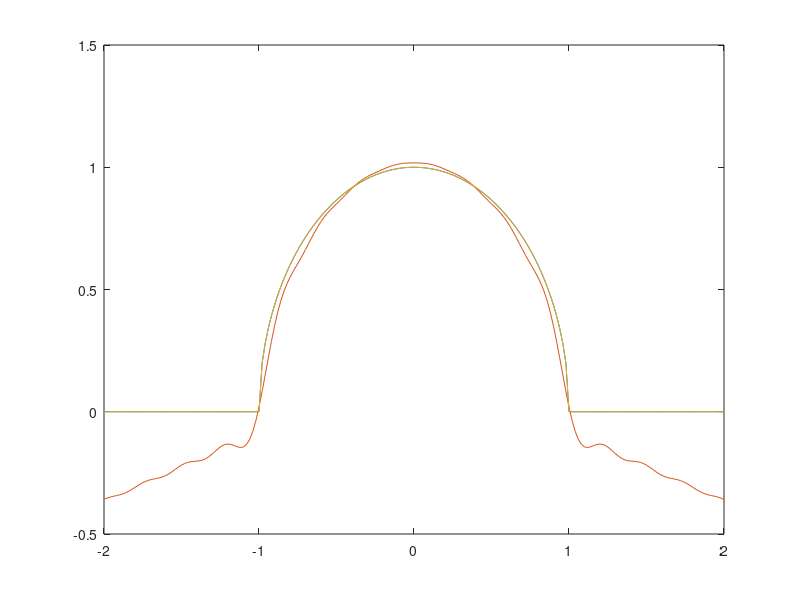

This figure's MATLAB source:
% global
global a = [];
global b = [];
global y_approx = [];

%
XX = [-100:100]/100;
YY = zeros(1, 201);
ONES = ones(1, 201);

% f
function y = f(x)
  % x = mod(x+1, 2);
  % x -= 1;
  y = (1 - x .^ 2.0) .^ 0.5;
endfunction

a = zeros(1, 10);
b = zeros(1, 10);
y = zeros(size(XX));

N = 24;

for n = [ 1 : N ]
  a(n) = 1/2*quad(@(x)( f(x) * cos(n * x)), -1, +1);
  b(n) = 1/2*quad(@(x)( f(x) * sin(n * x)), -1, +1);
end

a(1) = 1/4*quad(@(x)( f(x) ), -1, +1) + .75;
b(1) = 0;


XX = [-100:100]/50;

for n = [ 1 : N ]
  YY += (a(n) * cos(n * XX) + b(n) * sin(n * XX))/1.6;
end

plot(XX, f(XX), XX, YY, XX, ifft(fft(f(XX))));

disp("a");
for i = [1:N]
  disp(a(i));
end

disp("b");
for i = [1:N]
  disp(b(i));
end

% for i = [1:N]
%   sprintf("x = %f", b[i]);
% end
